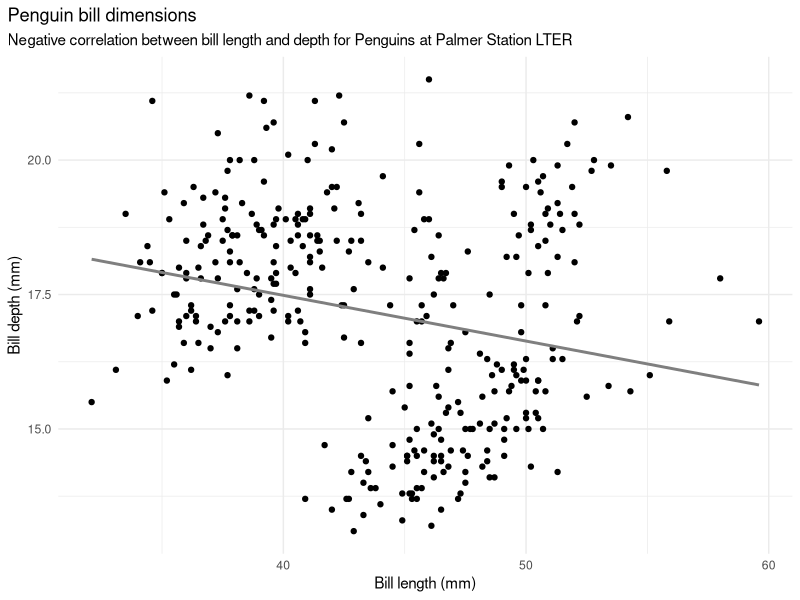
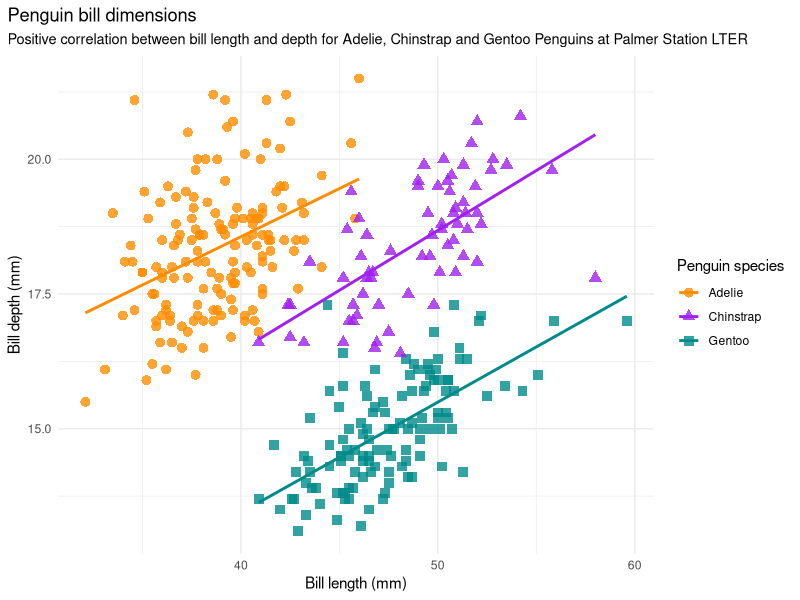

These figures' R source, in order:
## ---- chunk 1
penguins
## ---- chunk 2
colnames(penguins)
## ---- chunk 3
colnames(palmerpenguins::penguins)
## ---- chunk 4
library(tidyverse)
count(penguins, species)
## ---- chunk 5
count(penguins, species, island, .drop = FALSE)
## ---- chunk 6
penguins |>
  filter(sex == "female",
         species == "Gentoo") |>
  slice_max(body_mass, n = 5) |>
  select(contains("bill"))
  
## ---- chunk 7
penguins |>
  summarise(mean_bill_length = mean(bill_len, na.rm = TRUE),
            .by = species)
## ---- chunk 8
#| label: bill-no-species
#| fig-show: hide
ggplot(data = penguins,
       aes(x = bill_len,
           y = bill_dep)) +
  geom_point() +
  geom_smooth(method = "lm", se = FALSE, color = "gray50") +
  labs(title = "Penguin bill dimensions",
       subtitle = "Negative correlation between bill length and depth for Penguins at Palmer Station LTER",
       x = "Bill length (mm)",
       y = "Bill depth (mm)") +
  theme_minimal() + 
  theme(plot.title.position = "plot")
## ---- chunk 9
#| label: bill-species
#| fig-show: hide
#| code-overflow: wrap
ggplot(data = penguins,
       aes(x = bill_len,
           y = bill_dep,
           group = species)) +
  geom_point(aes(color = species, 
                 shape = species),
             size = 3,
             alpha = 0.8) +
  geom_smooth(method = "lm", se = FALSE, aes(color = species)) +
  scale_color_manual(values = c("darkorange","purple","cyan4")) +
  labs(title = "Penguin bill dimensions",
       subtitle = "Positive correlation between bill length and depth for Adelie, Chinstrap and Gentoo Penguins at Palmer Station LTER",
       x = "Bill length (mm)",
       y = "Bill depth (mm)",
       color = "Penguin species",
       shape = "Penguin species") +
  theme_minimal() +
  theme(plot.title.position = "plot",
        plot.subtitle = element_text(size = rel(0.95)))
